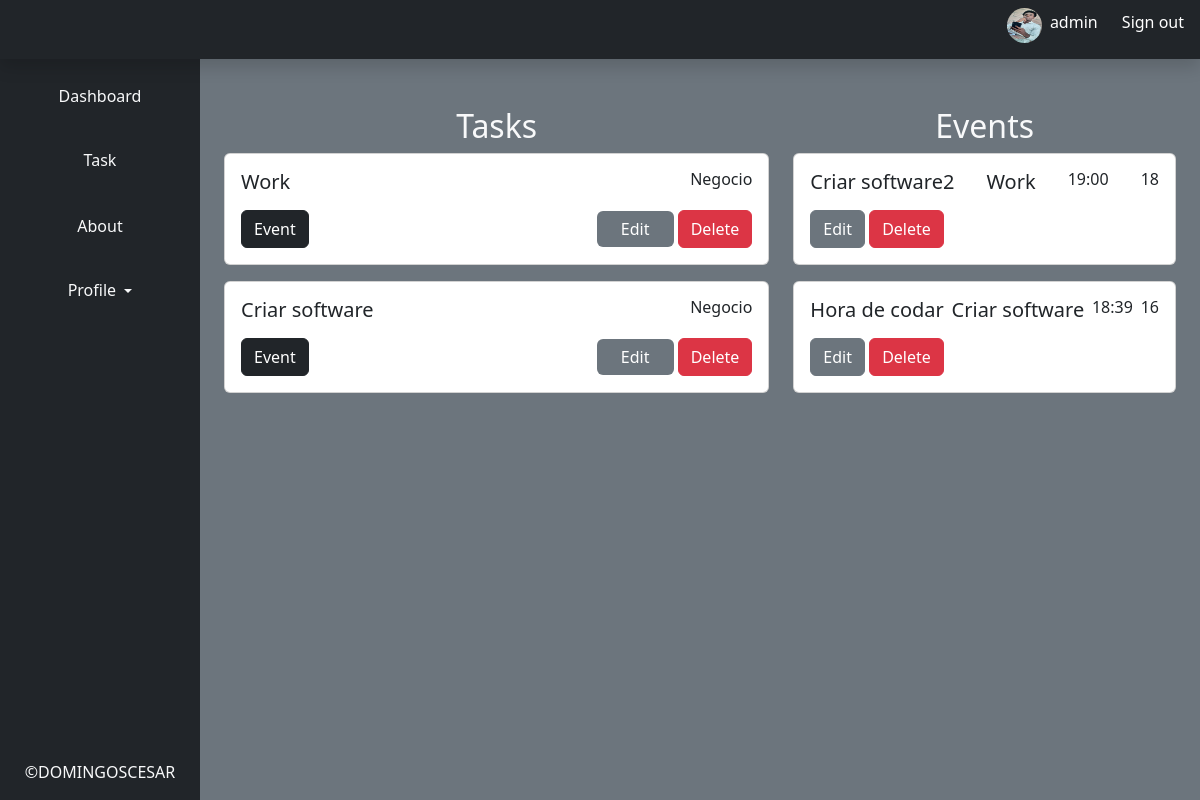
Screenshot of / (signed in) with the database file from the repository.
### Todo/models.py (models this page shows, shortened)
class Profile(models.Model):
    user = models.OneToOneField(User, on_delete=models.CASCADE)
    Gender_CHOICES = [ ('M', 'Masculine'), ('F', 'Female'), ('O', 'Other')]
    gender = models.CharField(max_length=1, choices=Gender_CHOICES, null=False)
    birth = models.DateField(null=False)
    img = models.ImageField(null=True, blank=True, upload_to='images/')
    class Meta:
        verbose_name_plural = 'Profiles'

class Task(models.Model):
    name = models.CharField(max_length=100, null=False)
    category = models.CharField(max_length=100, null=False)
    summary = models.CharField(max_length=250, null=False)
    created_at = models.DateTimeField(auto_now_add=True)
    updated_at = models.DateTimeField(auto_now=True)
    owner = models.ForeignKey(Profile, on_delete=models.CASCADE)
    class Meta:
        verbose_name_plural = 'Tasks'

class Event(models.Model):
    name = models.CharField(max_length=100, null=False)
    task = models.OneToOneField(Task, on_delete=models.CASCADE, null=False)
    alarm = models.CharField(max_length=5, null=False)
    created_at = models.DateTimeField(auto_now_add=True)
    updated_at = models.DateTimeField(auto_now=True)
    class Meta:
        verbose_name_plural = 'Events'

### Todo/views.py (the view)
# urls.py: path('', views.index, name='index'),
@login_required(login_url='signin')
def index(request):
    data = {}
    data['tasks'] = Task.objects.all()
    data['profile'] = Profile.objects.all()
    data['events']= Event.objects.all()
    data['page'] = 'index'
    return render(request, 'index.html',data)

### Todo/templates/index.html (shortened to what this page needs)
{% extends 'base/base.html' %}
{% block content %}
    <section class="row">
        {% if page == "index" %}
            {% if profile %}
                <div class="col-md-7">
                    <h2 class="text-center mt-5">Tasks</h2>
                    <article class="profile">
                            {% for task in tasks %}
                                {% if request.user.profile.id == task.owner.id %}
                                    <div class="card  mb-3">
                                        <div class="card-body">
                                            <div class="d-flex justify-content-between align-content-center justify-content-center mb-2">
                                                <h5 class="card-title text-dark">{{ task.name }}</h5>
                                                <h6 class="card-text text-dark">{{ task.category }}</h6>
                                            </div>
                                        <div class="d-flex justify-content-between">
                                            <a href="{% url 'createEvent' task.id %}" class="btn btn-dark">
                                                Event
                                            </a>
                                            <span>
                                                <a href="{% url 'updateTask' task.id %}" class="btn btn-primary bg-secondary border-0 px-4">Edit</a>
                                                <button type="button" class="btn btn-danger" data-bs-toggle="modal" data-bs-target="#staticBackdrop">
                                                    Delete
                                                </button>
                                            </span>
                                        </div>
                                        </div>
                                    </div>
                                {% endif %}
                            {% endfor %}
                    </article>
                </div>
                <div class="col-md-5">
                    <h2 class="text-center mt-5">Events</h2>
                    <article>
                            {% for task in tasks %}
                                {% if request.user.profile.id == task.owner.id %}
                                    {% if events %}
                                        {% for event in events %}
                                            {% if task.id == event.task.id %}
                                                <div class="card  mb-3">
                                                    <div class="card-body">
                                                        <div class="d-flex justify-content-between align-content-center justify-content-center mb-2">
                                                            <h5 class="card-title text-dark">{{ event.name }}</h5>
                                                            <h5 class="card-title text-dark">{{ event.task.name }}</h5>
                                                            <h6 class="card-text text-dark">{{ event.alarm }}</h6>
                                                            <h6 class="card-text text-dark">{{ event.id }}</h6>
                                                        </div>
                                                        <div>
                                                            <button type="button" class="btn btn-secondary" data-bs-toggle="modal" data-bs-target="#EditEvent{{event.id}}">
                                                                Edit
                                                            </button>
                                                            <button type="button" class="btn btn-danger" data-bs-toggle="modal" data-bs-target="#deleteEvent">
                                                                Delete
                                                            </button>
                                                        </div>
                                                    </div>
                                                </div>
                                            {% endif %}
                                        {% endfor %}
                                    {% else %}
                                        <span>You have no any event created</span>
                                    {% endif %}
                                {% endif %}
                            {% endfor %}
                    </article>
                </div>
            {% else%}
                <span>User is empty</span>
            {% endif %}
        {% endif %}
    </section>
{% endblock content %}

### Todo/templates/base/base.html (shortened to what this page needs)
{% load static %}
<!DOCTYPE html>
<html lang="en">
<head>
    <link rel="stylesheet" href="{% static 'bootstrap5/css/bootstrap.min.css' %}">
    <link rel="stylesheet" href="{% static '/css/base.css' %}">
    <link rel="stylesheet" href="{% static '/css/other.css' %}">
</head>
<body class="bg-secondary">
    <header class="navbar navbar-dark sticky-top bg-dark flex-md-nowrap p-0 shadow mb-0">
        <a class="navbar-brand col-md-3 col-lg-2 me-0 px-3 fs-6" href="#"></a>
        <div class="navbar-nav">
          <div class="nav-item text-nowrap mb-3 pt-1">
            {% if request.user.is_authenticated %}
        {% if request.user.profile.img %}
            <img src="{% static '{{request.user.profile.img.url}}' %}" alt="profile img" srcset="{{ request.user.profile.img.url }}" width="35" height="35" class="rounded-circle mt-1">
        {% else %}
            <span>You have no image</span>
        {% endif %}
        <a class="px-1 link" href="#">{{request.user}}</a>
        <a href="{% url 'logout' %}" class="px-3 link">Sign out</a>
    {% else %}
        <a href="{% url 'signin' %}" class="px-3 link">Login</a>
    {% endif %}
          </div>
        </div>
    </header>
    <div class="container-fluid mt-0">
        <div class="row">
            <nav id="sidebarMenu" class="col-md-3 col-lg-2 d-md-block bg-dark sidebar collapse pb-3">
                <div class="position-sticky pt-3 sidebar-sticky">
                  <ul class="nav flex-column">
                    <li class="nav-item">
                      <a class="nav-link active text-center mb-4 text-light" aria-current="page" href="{% url 'index' %}">
                        Dashboard
                      </a>
                    </li>
                    <li class="nav-item text-center">
                      <a class="nav-link text-center mb-4 text-light" href="{% url 'task' %}">
                        <span data-feather="file" class="align-text-bottom">Task</span>
                      </a>
                    </li>
                    <li class="nav-item">
                      <a class="nav-link text-center mb-4 text-light" href="{% url 'about' %}">
                        About
                      </a>
                    </li>
                    <li class="nav-item dropdown">
                      <a class="nav-link text-center text-light dropdown-toggle"  role="button" data-bs-toggle="dropdown" aria-expanded="false">
                        <span data-feather="users" class="align-text-bottom">Profile</span>
                      </a>
                    </li>
                  </ul>
                    <h6 class="sidebar-heading d-flex justify-content-center align-items-center px-3 mt-4 mb-1 text-muted text-uppercase">
                     <span class="text-light">&copy;DomingosCesar</span>
                    </h6>
                </div>
            </nav>
            <main class="col-md-9 ms-sm-auto col-lg-10 px-md-4 text-light">
                {% block content %}
                {% endblock %}
            </main>
        </div>
    </div>
</body>
</html>

### Todo/static/css/base.css (style rules this page uses)
.nav { height: 83vh; }
.navbar-nav .nav-item .link { text-decoration: none; color: #fff; }

### Todo/static/css/other.css (style rules this page uses)
.link { text-decoration: none; color: #fff; }

### rows the page displays
Task: name "Work", category "Negocio"
Task: name "Criar software", category "Negocio"
Event: name "Criar software2", task.name "Work", alarm "19:00", id "18"
Event: name "Hora de codar", task.name "Criar software", alarm "18:39", id "16"

### other values shown
{{ request.user }} "admin"
